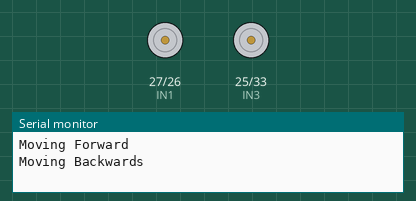
Simulated run of this sketch. Board: ESP32. Parts: motor-driver pin pairs drawn as motors (green arrow = first pin HIGH = forward, orange = second pin HIGH = backward, longer = more drive, scaled by the enable pin), the last lines printed to the serial monitor.

Above: at 1.2 s.
At 3.15 s:
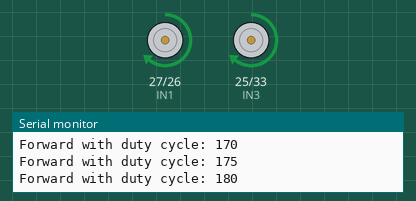
At 5.1 s:
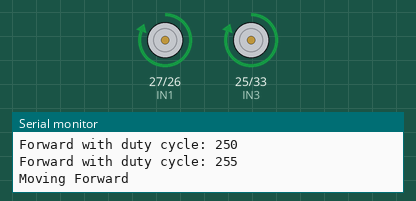
Timing chart, 0 to 6.1 s (numbered marks = the images above):
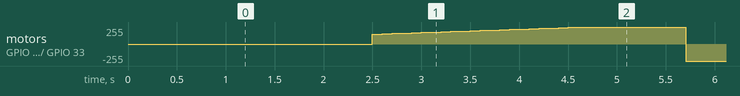

Measured:
- by itself, motor on GPIO 27 (IN1) / GPIO 26 (IN2), motor on GPIO 25 (IN3) / GPIO 33 (IN4): ramps from backward 255/255 to forward 255/255 and jumps back, once every 4.7 s

The sketch:

ESP32-Motor_Test.ino
```cpp
//ENA
int IN1 = 27;
int IN2 = 26;
int ENA = 14;
//ENB
int IN3 = 25;
int IN4 = 33;
int ENB = 32;

// Setting PWM properties
const int freq = 30000;
const int pwmChannel = 0;
const int resolution = 8;
int dutyCycle = 150;

void setup() {
  pinMode(IN1, OUTPUT);
  pinMode(IN2, OUTPUT);
  pinMode(IN3, OUTPUT);
  pinMode(IN4, OUTPUT);
  pinMode(ENA, OUTPUT);
  pinMode(ENB, OUTPUT);

  // configure LED PWM functionalitites
  ledcSetup(pwmChannel, freq, resolution);

  // attach the channel to the GPIO to be controlled
  ledcAttachPin(ENA, pwmChannel);
  ledcAttachPin(ENB, pwmChannel);

  Serial.begin(115200);
}

void loop() {
  Serial.println("Moving Forward");
  digitalWrite(IN1, HIGH);
  digitalWrite(IN2, LOW);

  digitalWrite(IN3, HIGH);
  digitalWrite(IN4, LOW);
  delay(1000);

  Serial.println("Moving Backwards");
  digitalWrite(IN1, LOW);
  digitalWrite(IN2, HIGH);

  digitalWrite(IN3, LOW);
  digitalWrite(IN4, HIGH);
  delay(1000);

  Serial.println("Motor stopped");
  digitalWrite(IN1, LOW);
  digitalWrite(IN2, LOW);
  digitalWrite(IN3, LOW);
  digitalWrite(IN4, LOW);
  delay(500);

  digitalWrite(IN1, HIGH);
  digitalWrite(IN2, LOW);

  digitalWrite(IN3, HIGH);
  digitalWrite(IN4, LOW);
  while (dutyCycle <= 255) {
    ledcWrite(pwmChannel, dutyCycle);
    Serial.print("Forward with duty cycle: ");
    Serial.println(dutyCycle);
    dutyCycle = dutyCycle + 5;
    delay(100);
  }
  dutyCycle = 150;
}
```
